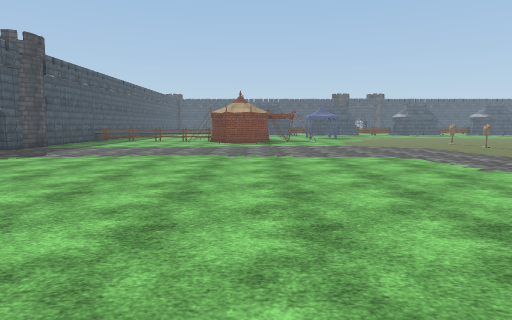
View 1 (above)

24 first-person views from a walk through a 3-D level made in the Unity game engine. The camera is 1.5 m above the floor, tilts 6° down and sees 75° across. The floor is counted in squares, 2 m on a side. Each view is taken from the middle of a square. On the plan, view 1 faces up. The plan holds only what a view shows up to about 11 squares ahead; the rest is blank. The place goes on beyond the plan. The player character is not drawn. Some animated figures are not drawn. Some surface patterns are stand-ins.

View 2
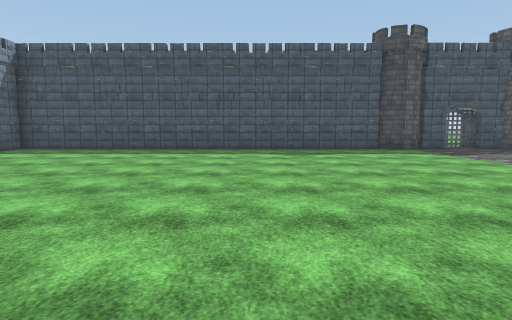

View 3
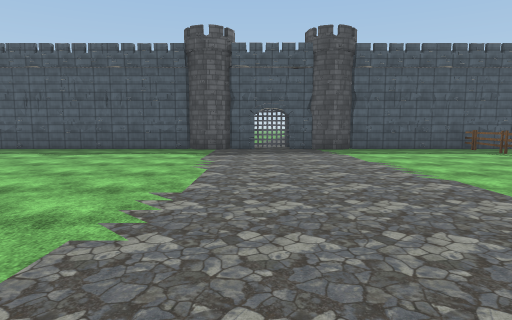

View 4
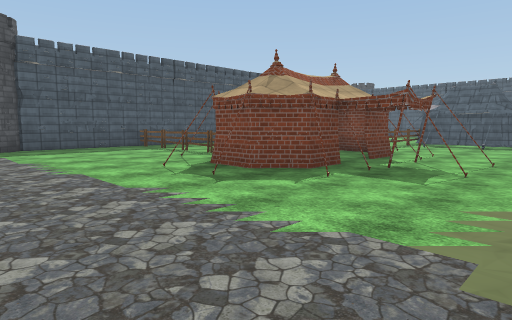

View 5
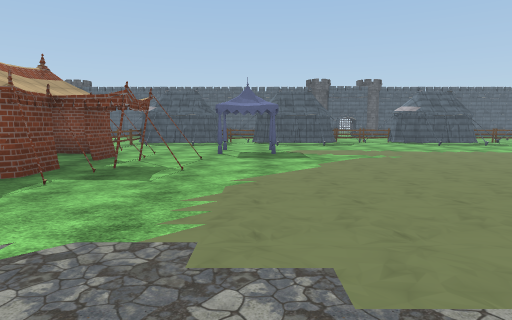

View 6
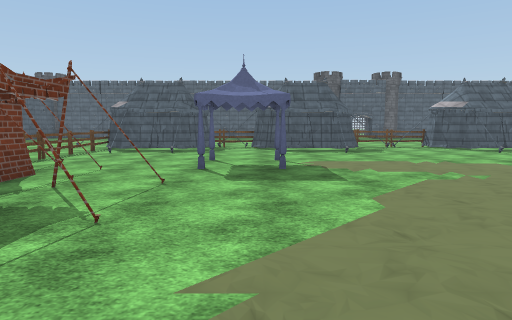

View 7
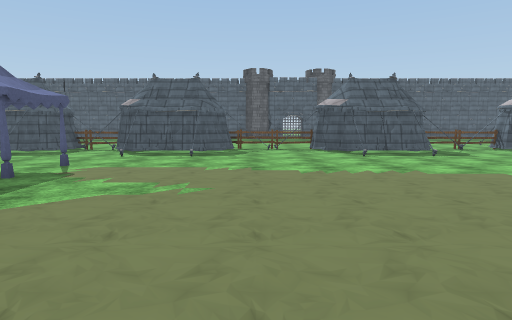

View 8
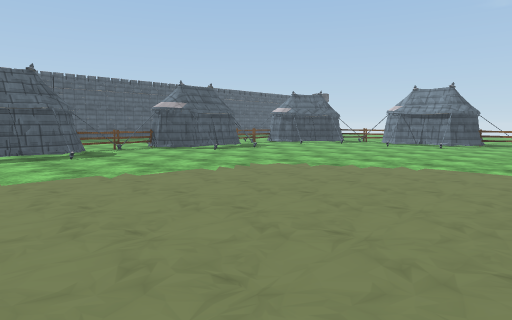

View 9
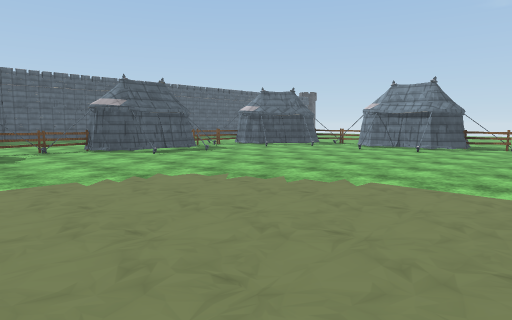

View 10
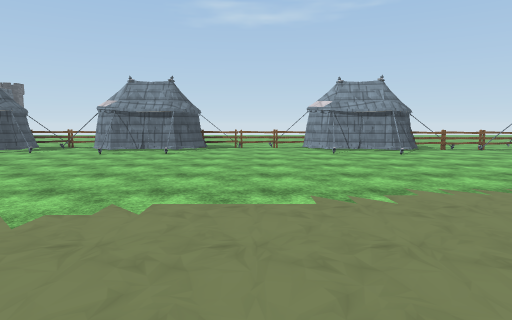

View 11
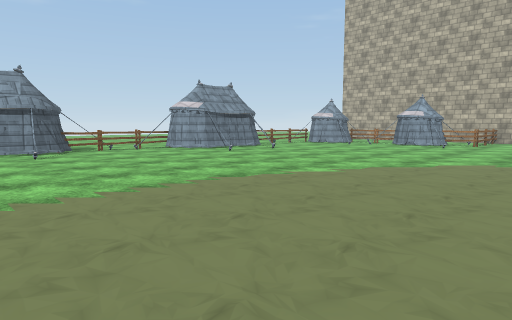

View 12
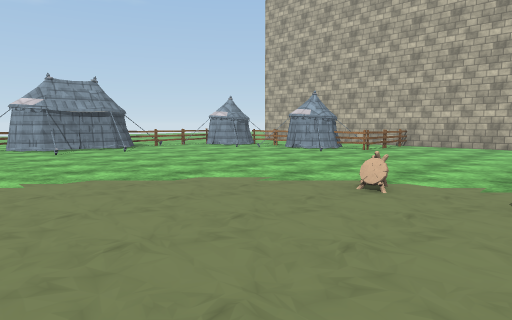

View 13
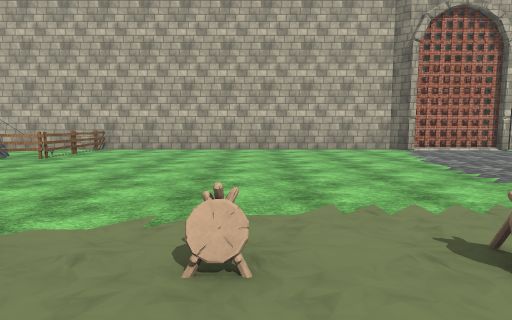

View 14
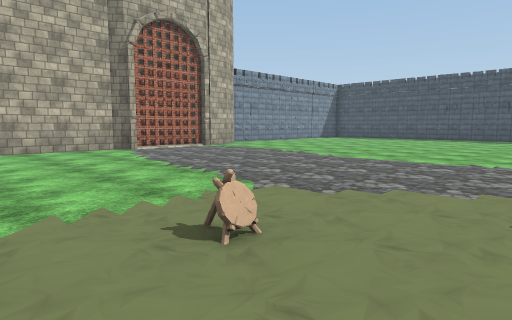

View 15
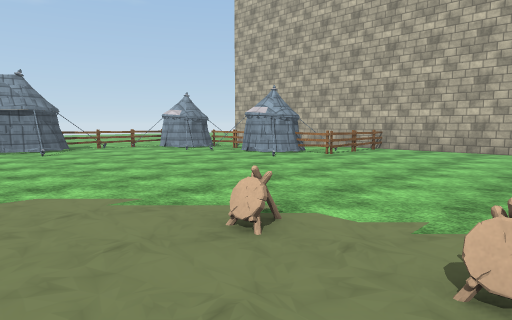

View 16
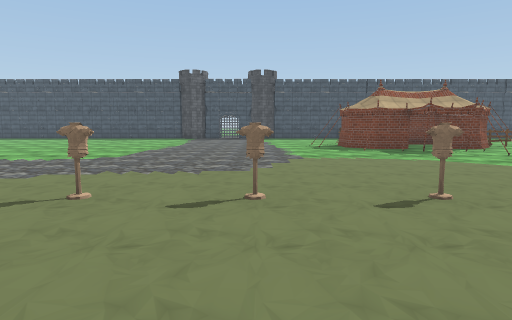

View 17
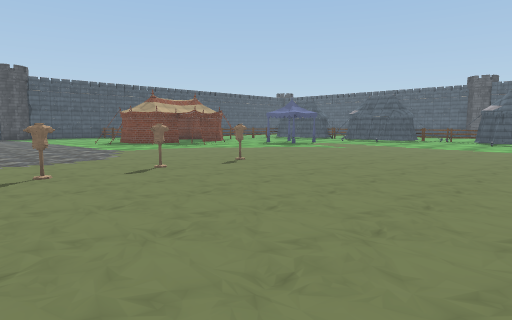

View 18
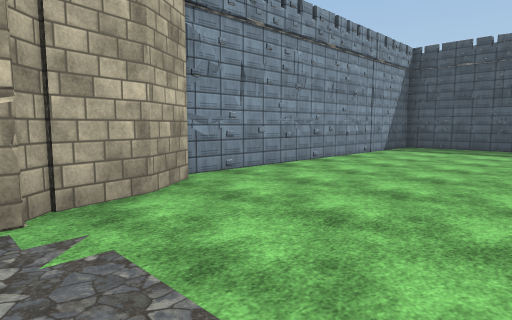

View 19
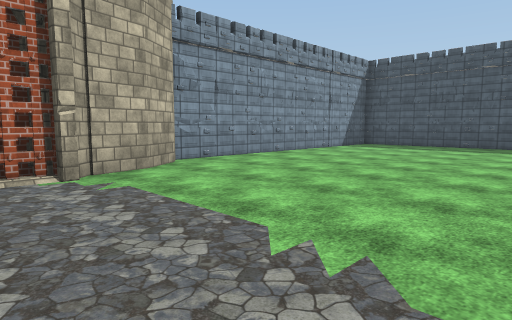

View 20
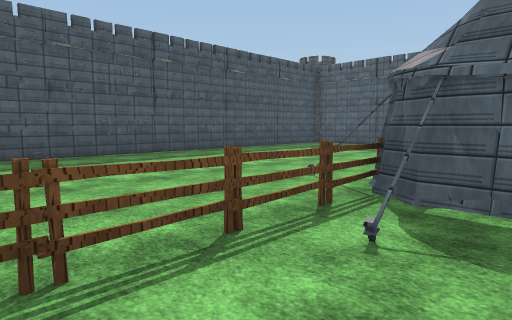

View 21
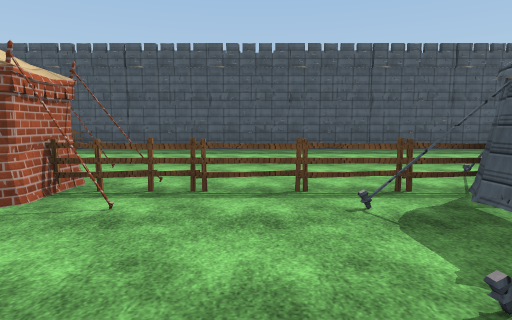

View 22
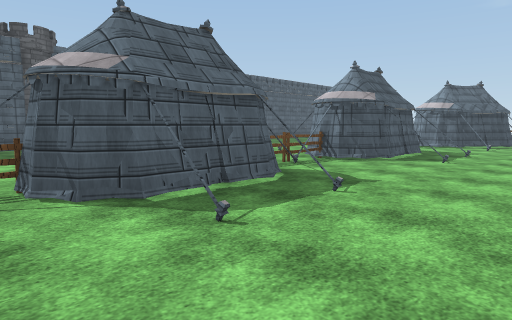

View 23
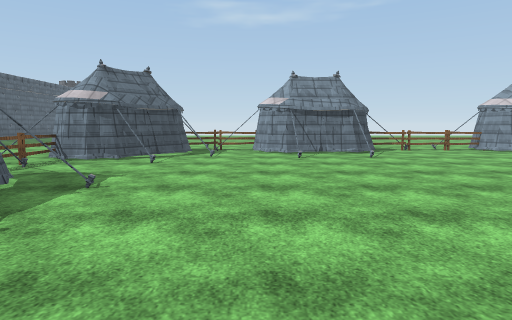

View 24
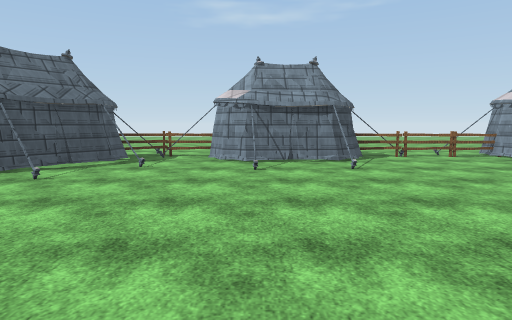

### Floor plan
Key: @ floor where view 1 was taken; # wall or solid block; . floor; = window, fence, low wall or low ledge; T tower; G gate; F fence; H thing the floor can be seen under or through; E tent; O other object.
Columns run from 9 left of view 1 to 25 right of it. Each row starts with its distance up from view 1.
 27   #
 26   #.....               ..
 25   #.....        OF.#  #..#   .#
 24   #.....## OF#####F####FF#   FF
 23   #.....F##...##....##...###..###
 22   #.....F..#........##..........#F.
 21   #.....F......................#.F.
 20   #.. ..F...E....................#.
 19   #.. ..FH.....................###
 18   #.. .# HH.....................#
 17  ##..    HHH...................###
 16  ##FFFO  #.......................F.
 15  #.....####......................F.
 14  #....=.###......................F.
 13  #...............O.............###
 12  #..............................#
 11 TTT..............O.............##
 10  G..............................F
  9  #...............O..............F.
  8 T#T.............................F.
  7  T............................###.
  6  #.............................#
  5  #.................OO.O.......##
  4  #.............................F
  3  #.............................#
  2  #.............................F
  1  #..........................=##
  0  #.......@...............F##OO
 -1  #.......................F#
 -2  #.......................F..
 -3  #...........###.........O###
 -4  #.........### ##########O
 -5  ###########

Where each view was taken, in squares from view 1:
view 1: 0 up, 0 right, facing up
view 2: 3 up, 3 right, facing left
view 3: 9 up, 3 right, facing left
view 4: 10 up, 4 right, facing up-left
view 5: 10 up, 4 right, facing up
view 6: 13 up, 4 right, facing up
view 7: 14 up, 8 right, facing up
view 8: 14 up, 10 right, facing up-right
view 9: 14 up, 12 right, facing up-right
view 10: 15 up, 13 right, facing right
view 11: 13 up, 13 right, facing down-right
view 12: 9 up, 11 right, facing down-right
view 13: 7 up, 11 right, facing down
view 14: 7 up, 11 right, facing down-left
view 15: 7 up, 11 right, facing down-right
view 16: 11 up, 11 right, facing left
view 17: 8 up, 13 right, facing up-left
view 18: 0 up, 4 right, facing down-left
view 19: 2 up, 5 right, facing down-left
view 20: 20 up, 1 right, facing up-left
view 21: 21 up, 3 right, facing left
view 22: 20 up, 9 right, facing up-right
view 23: 20 up, 14 right, facing right
view 24: 19 up, 16 right, facing right
